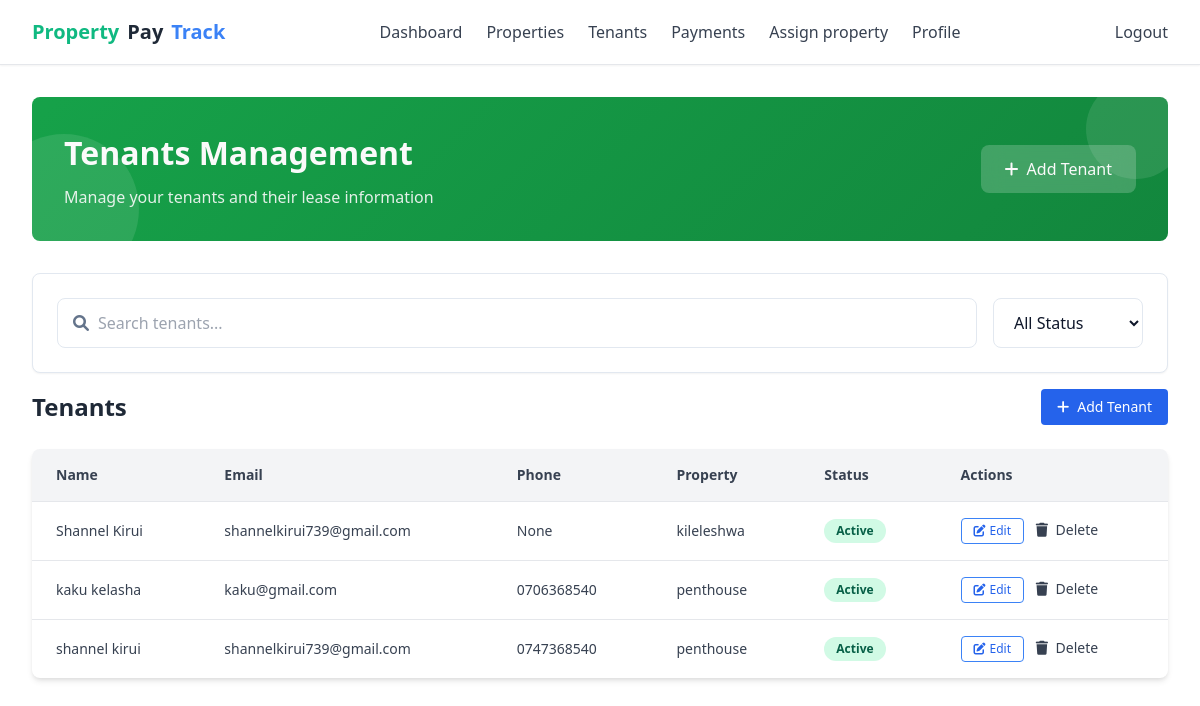
The page /tenants (signed in) on the database its author committed.
### app/models.py (models this page shows, shortened)
class Tenant(db.Model):
    __tablename__ = 'tenant'
    id = db.Column(db.Integer, primary_key=True)
    user_id = db.Column(db.Integer, db.ForeignKey('user.id', ondelete='CASCADE'), unique=True, nullable=True, index=True)
    first_name = db.Column(db.String(100), nullable=False)
    last_name = db.Column(db.String(100), nullable=False)
    email = db.Column(db.String(120), nullable=True)
    phone_number = db.Column(db.String(20))
    property = db.relationship('Property', back_populates='tenants')
    rent_amount = db.Column(db.Numeric(10, 2), nullable=True, default=0.00)
    national_id = db.Column(db.String(50), nullable=True)
    status = db.Column(db.String(50), default='active')
    due_day_of_month = db.Column(db.Integer)
    grace_period_days = db.Column(db.Integer, default=5)
    lease_start_date = db.Column(db.Date)
    lease_end_date = db.Column(db.Date)
    property_id = db.Column(db.Integer, db.ForeignKey('property.id', ondelete='CASCADE'), nullable=True, index=True)
    unit_id = db.Column(db.Integer, db.ForeignKey('unit.id', ondelete='CASCADE'), nullable=True, index=True)
    unit = db.relationship('Unit', foreign_keys=[unit_id], backref='tenant', uselist=False)
    created_at = db.Column(db.DateTime, default=lambda: datetime.now(timezone.utc))
    updated_at = db.Column(db.DateTime, default=lambda: datetime.now(timezone.utc), onupdate=lambda: datetime.now(timezone.utc))
    payments = db.relationship('Payment', backref='tenant', lazy=True, cascade="all, delete-orphan")

class Property(db.Model):
    __tablename__ = 'property'
    id = db.Column(db.Integer, primary_key=True)
    name = db.Column(db.String(255), nullable=False)
    address = db.Column(db.String(255), nullable=False)
    payment_method = db.Column(db.String(20), nullable=True)
    transaction_id = db.Column(db.String(120), nullable=True)
    paybill_number = db.Column(db.String(20), nullable=True)
    fees = db.Column(db.Numeric(10, 2), nullable=True)
    tenants = db.relationship('Tenant', back_populates='property', cascade="all, delete-orphan", lazy=True)
    status = db.Column(db.String(20), default='pending')
    property_type = db.Column(db.String(50), nullable=False)
    number_of_units = db.Column(db.Integer, nullable=False, default=1)
    landlord_id = db.Column(db.Integer, db.ForeignKey('user.id', ondelete='CASCADE'), nullable=False, index=True)
    county_name = db.Column(db.String(100), nullable=False)
    amenities = db.Column(db.Text, nullable=True)
    utility_bill_types = db.Column(db.Text, nullable=True)
    unit_numbers = db.Column(db.Text, nullable=False)
    deposit_amount = db.Column(db.Numeric(10, 2), nullable=True)
    deposit_policy = db.Column(db.Text, nullable=True)
    created_at = db.Column(db.DateTime, default=lambda: datetime.now(timezone.utc))
    updated_at = db.Column(db.DateTime, default=lambda: datetime.now(timezone.utc), onupdate=lambda: datetime.now(timezone.utc))
    units = db.relationship('Unit', back_populates='property', lazy=True)  # 🔄 Use back_populates here
    @property
    def amenities_list(self):
        try:
            return json.loads(self.amenities) if self.amenities else []
        except json.JSONDecodeError:
            return self.amenities.split(',') if self.amenities else []
    @property
    def utility_bill_list(self):
        try:
            return json.loads(self.utility_bill) if self.utility_bill else []
        except json.JSONDecodeError:
            return self.utility_bill.split(',') if self.utility_bill else []

### app/routes.py (the view)
@main.route('/tenants')
@login_required
@roles_required('landlord')
def tenants_list():
    landlord_properties = Property.query.filter_by(landlord_id=current_user.id).all()
    property_ids = [p.id for p in landlord_properties]
    tenants = Tenant.query.filter(Tenant.property_id.in_(property_ids)).all()
    print("Landlord ID:", current_user.id)
    print("Property IDs:", property_ids)
    print("Filtered Tenants:", [(t.id, t.first_name) for t in Tenant.query.filter(Tenant.property_id.in_(property_ids)).all()])
    return render_template('tenants/list.html', tenants=tenants)

### app/routes.py (called while the page is built)
def roles_required(*required_roles):
    def decorator(f):
        @wraps(f)
        def decorated_function(*args, **kwargs):
            if not current_user.is_authenticated:
                return redirect(url_for('main.login'))
            user_roles = {role.name for role in current_user.roles}
            if not set(required_roles).issubset(user_roles):
                flash(_l('You do not have the required permissions to access this page.'), 'danger')
                return redirect(url_for('main.index'))
            return f(*args, **kwargs)
        return decorated_function
    return decorator

### app/templates/tenants/list.html (shortened to what this page needs)
<!DOCTYPE html>
<html lang="en">
<head>
  <link href="https://cdn.jsdelivr.net/npm/tailwindcss@2.2.19/dist/tailwind.min.css" rel="stylesheet">
  <link rel="stylesheet" href="https://cdnjs.cloudflare.com/ajax/libs/font-awesome/6.0.0-beta3/css/all.min.css">
</head>
<body>
    <nav class="bg-white/80 backdrop-blur-md border-b border-gray-200 shadow-sm sticky top-0 z-50">
      <div class="max-w-7xl mx-auto px-4 sm:px-6 lg:px-8">
        <div class="flex justify-between h-16">
          <div class="flex items-center space-x-4">
            <a href="{{ url_for('main.landlord_dashboard') }}" class="flex items-center space-x-2 text-xl font-semibold text-gray-800">
              <span class="text-green-500 font-bold">Property</span><span class="text-orange-500 font-bold">Pay</span><span class="text-blue-500 font-bold">Track</span>
            </a>
          </div>
          <div class="hidden md:flex items-center space-x-6">
            <a href="{{ url_for('main.landlord_dashboard') }}" class="text-gray-700 hover:text-indigo-600 transition">Dashboard</a>
            <a href="{{ url_for('main.properties_list') }}" class="text-gray-700 hover:text-indigo-600 transition">Properties</a>
            <a href="{{ url_for('main.tenants_list') }}" class="text-gray-700 hover:text-indigo-600 transition">Tenants</a>
            <a href="{{ url_for('main.payments_history') }}" class="text-gray-700 hover:text-indigo-600 transition">Payments</a>
            <a href="{{ url_for('main.assign_property') }}" class="text-gray-700 hover:text-indigo-600 transition">Assign property</a>
            <a href="{{ url_for('auth.profile') }}" class="text-gray-700 hover:text-indigo-600 transition">Profile</a>
          </div>
          <div class="flex items-center space-x-4">
            <a href="{{ url_for('auth.logout') }}" class="hidden md:inline-block text-gray-700 hover:text-indigo-600 transition">Logout</a>
          </div>
        </div>
      </div>
    </nav>
  <div class="dashboard-container">
    <div class="header-section mb-4">
      <div class="header-content">
        <div class="header-text">
          <h1>Tenants Management</h1>
          <p>Manage your tenants and their lease information</p>
        </div>
        <a href="{{url_for('main.tenant_add')}}" class="header-button">
          <i class="fas fa-plus"></i>
          Add Tenant
        </a>
        <div class="header-decoration-1"></div>
        <div class="header-decoration-2"></div>
      </div>
    </div>
    <div class="card mb-4">
      <div class="card-content">
        <div class="search-filters">
          <div class="search-group">
            <div class="search-input-wrapper">
              <i class="fas fa-search search-icon"></i>
              <input type="text" id="tenantSearch" class="search-input" placeholder="Search tenants...">
            </div>
          </div>
          <div class="filter-group">
            <select id="statusFilter" class="filter-select">
              <option value="">All Status</option>
            </select>
          </div>
        </div>
      </div>
    </div>
<div class="flex flex-col sm:flex-row sm:items-center sm:justify-between mb-6 gap-4">
  <h2 class="text-2xl font-semibold text-gray-800 dark:text-white">{{ _('Tenants') }}</h2>
  <a href="{{ url_for('main.tenant_add') }}" class="inline-flex items-center px-4 py-2 bg-blue-600 text-white text-sm font-medium rounded hover:bg-blue-700 transition">
    <i class="fas fa-plus mr-2"></i> {{ _('Add Tenant') }}
  </a>
</div>
<div class="bg-white dark:bg-gray-800 shadow-md rounded-lg overflow-hidden">
  <div class="overflow-x-auto">
    <table class="min-w-full table-auto text-sm text-left text-gray-700 dark:text-gray-200">
      <thead class="bg-gray-100 dark:bg-gray-700">
        <tr>
          <th class="px-6 py-4 font-semibold">{{ _('Name') }}</th>
          <th class="px-6 py-4 font-semibold">{{ _('Email') }}</th>
          <th class="px-6 py-4 font-semibold">{{ _('Phone') }}</th>
          <th class="px-6 py-4 font-semibold">{{ _('Property') }}</th>
          <th class="px-6 py-4 font-semibold">{{ _('Status') }}</th>
          <th class="px-6 py-4 font-semibold">{{ _('Actions') }}</th>
        </tr>
      </thead>
      <tbody>
        {% for tenant in tenants %}
        <tr class="border-t hover:bg-gray-50 dark:hover:bg-gray-700">
          <td class="px-6 py-4">{{ tenant.first_name }} {{ tenant.last_name }}</td>
          <td class="px-6 py-4">{{ tenant.email or '-' }}</td>
          <td class="px-6 py-4">{{ tenant.phone_number }}</td>
          <td class="px-6 py-4">{{ tenant.property.name }}</td>
          <td class="px-6 py-4">
            <span class="inline-block px-3 py-1 rounded-full text-xs font-semibold
              {% if tenant.status == 'active' %}
                bg-green-100 text-green-800 dark:bg-green-700 dark:text-white
              {% else %}
                bg-gray-200 text-gray-800 dark:bg-gray-600 dark:text-white
              {% endif %}
            ">
              {{ _(tenant.status.title()) }}
            </span>
          </td>
          <td class="px-6 py-4 space-x-2">
            <a href="{{ url_for('main.tenant_edit', id=tenant.id) }}" class="inline-flex items-center px-3 py-1 bg-white border border-blue-500 text-blue-600 hover:bg-blue-50 rounded text-xs font-medium transition">
              <i class="fas fa-edit mr-1"></i> {{ _('Edit') }}
            </a>
          <form action="{{ url_for('main.delete_tenant', tenant_id=tenant.id) }}" method="POST" class="inline">
            <button type="submit" class="btn-custom btn-danger-custom">
              <i class="fas fa-trash mr-1"></i> {{ _('Delete') }}
            </button>
          </form>
          </td>
        </tr>
        {% else %}
        <tr>
          <td colspan="6" class="px-6 py-6 text-center text-gray-500 dark:text-gray-400">
            {{ _('No tenants yet. Click "Add Tenant"!') }}
          </td>
        </tr>
        {% endfor %}
      </tbody>
    </table>
  </div>
</div>
</body>
</html>

### app/templates/tenants/list.html (style rules this page uses)
:root { --primary: 142 76% 36%; --primary-foreground: 0 0% 98%; --primary-dark: 142 76% 30%; --destructive: 0 84.2% 60.2%; --destructive-foreground: 0 0% 100%; --muted: 210 40% 96.1%; --muted-foreground: 215.4 16.3% 46.9%; --warning: 32 95% 44%; --success: 134 61% 41%; --background: 0 0% 100%; --foreground: 222.2 47.4% 11.2%; --border: 214.3 31.8% 91.4%; --card: 0 0% 100%; --radius: 0.5rem; --shadow-card: 0 1px 2px rgba(0, 0, 0, 0.05); --shadow-hover: 0 4px 6px rgba(0, 0, 0, 0.1); --transition-smooth: all 0.3s ease; }
.dashboard-container { max-width: 1200px; margin: 0 auto; padding: 2rem; }
.header-section { position: relative; background: linear-gradient(135deg, hsl(var(--primary)) 0%, hsl(var(--primary-dark)) 100%); color: hsl(var(--primary-foreground)); padding: 2rem; border-radius: var(--radius); margin-bottom: 2rem; overflow: hidden; }
.header-content { display: flex; justify-content: space-between; align-items: center; position: relative; z-index: 2; }
.header-text h1 { font-size: 2rem; font-weight: 700; margin-bottom: 0.5rem; }
.header-text p { opacity: 0.9; margin: 0; }
.header-button { background: rgba(255, 255, 255, 0.2); color: hsl(var(--primary-foreground)); padding: 0.75rem 1.5rem; border-radius: var(--radius); text-decoration: none; display: inline-flex; align-items: center; gap: 0.5rem; font-weight: 500; transition: var(--transition-smooth); backdrop-filter: blur(10px); }
.header-decoration-1, .header-decoration-2 { position: absolute; background: rgba(255, 255, 255, 0.1); border-radius: 50%; }
.header-decoration-1 { width: 100px; height: 100px; top: -50px; right: -50px; }
.header-decoration-2 { width: 150px; height: 150px; bottom: -75px; left: -75px; }
.card { background: hsl(var(--card)); border: 1px solid hsl(var(--border)); border-radius: var(--radius); box-shadow: var(--shadow-card); }
.card-content { padding: 1.5rem; }
.search-filters { display: flex; gap: 1rem; align-items: center; flex-wrap: wrap; }
.search-group { flex: 1; min-width: 250px; }
.search-input-wrapper { position: relative; }
.search-icon { position: absolute; left: 1rem; top: 50%; transform: translateY(-50%); color: hsl(var(--muted-foreground)); }
.search-input { width: 100%; padding: 0.75rem 1rem 0.75rem 2.5rem; border: 1px solid hsl(var(--border)); border-radius: var(--radius); background: hsl(var(--background)); color: hsl(var(--foreground)); font-size: 1rem; transition: var(--transition-smooth); }
.filter-select { padding: 0.75rem 1rem; border: 1px solid hsl(var(--border)); border-radius: var(--radius); background: hsl(var(--background)); color: hsl(var(--foreground)); font-size: 1rem; min-width: 150px; transition: var(--transition-smooth); }

### rows shown on the page
Tenant: first_name "Shannel", last_name "Kirui", email "shannelkirui739@gmail.com", phone_number "None", property.name "kileleshwa"
Tenant: first_name "kaku", last_name "kelasha", email "kaku@gmail.com", phone_number "0706368540", property.name "penthouse"
Tenant: first_name "shannel", last_name "kirui", email "shannelkirui739@gmail.com", phone_number "0747368540", property.name "penthouse"
